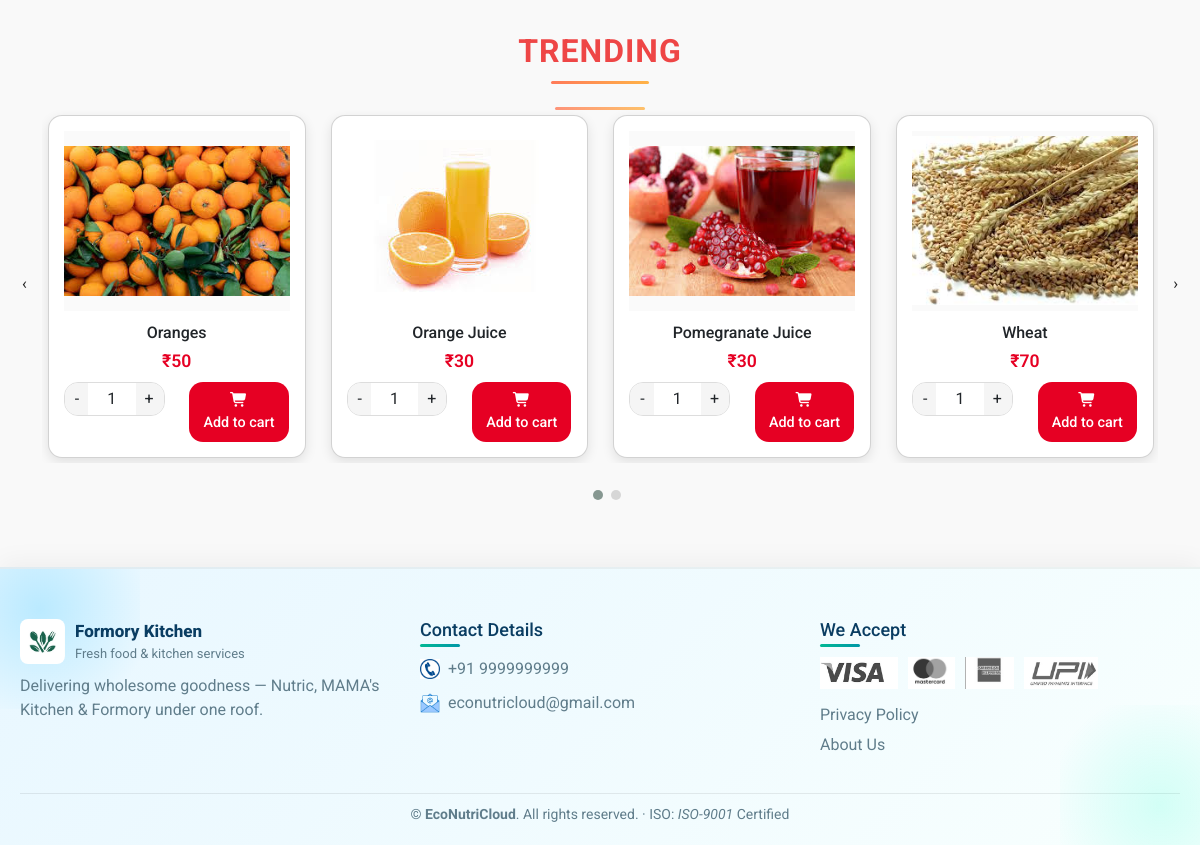
The page /formoryhome (lower part) on the database as committed earlier.
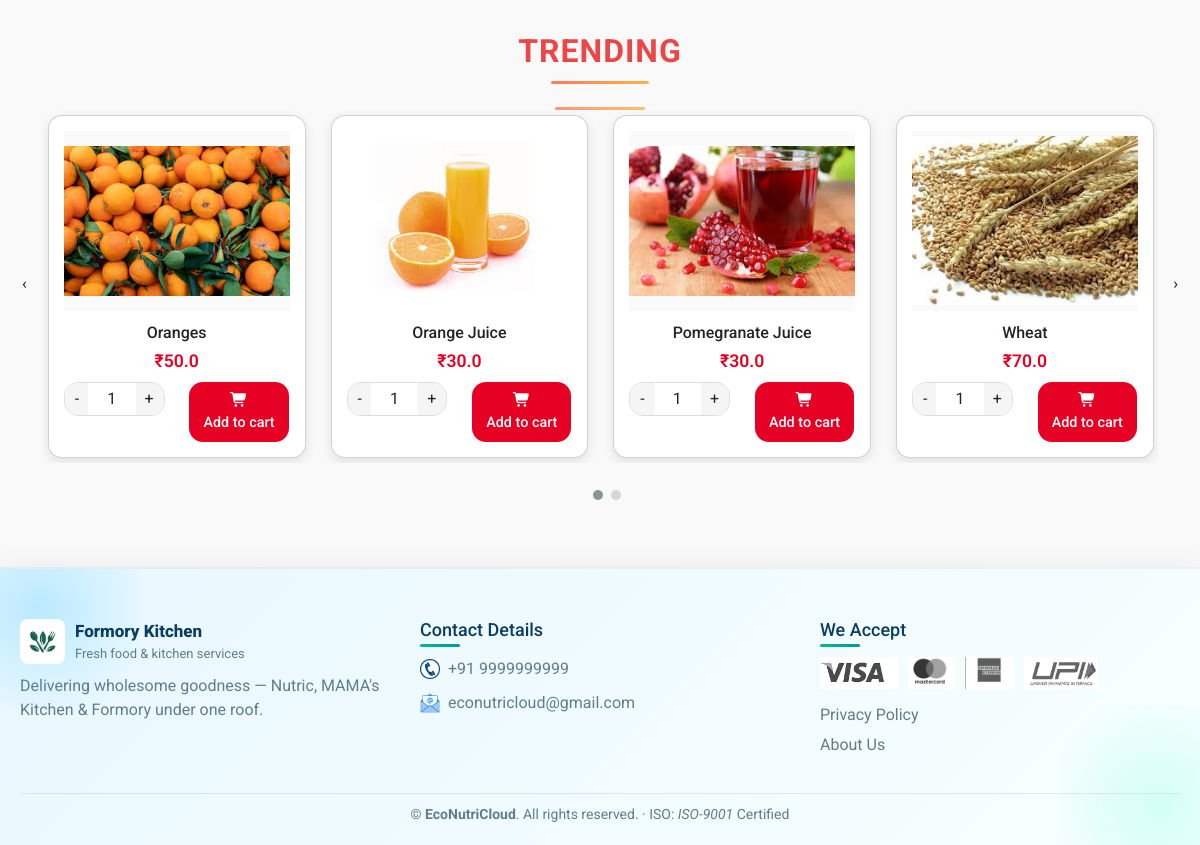
The same page on the database as committed later.
### formoryapp/models.py (models this page shows, shortened)
class Product(models.Model):
    category = models.ForeignKey(Category, on_delete=models.CASCADE)
    slug = models.CharField(max_length=150, null=False, blank=False)
    name = models.CharField(max_length=150, null=False, blank=False)
    product_image = models.ImageField(upload_to=get_file_path, null=True, blank=True)
    small_description = models.CharField(max_length=250, null=False, blank=False)
    quantity = models.DecimalField(max_digits=10, decimal_places=2, null=False, blank=False)
    description = models.TextField(max_length=500, null=False, blank=True)
    original_price = models.FloatField(null=False, blank=False)
    selling_price = models.FloatField(null=False, blank=False)
    status = models.BooleanField(default=False, help_text="0=default,1=Hidden")
    trending = models.BooleanField(default=False, help_text="0=default,1=Trending")
    tag = models.CharField(max_length=150, null=False, blank=True)
    meta_title = models.CharField(max_length=150, null=False, blank=True)
    meta_keywords = models.CharField(max_length=150, null=False, blank=True)
    meta_description = models.TextField(max_length=500, null=False, blank=True)
    created_at = models.DateTimeField(auto_now_add=True)

### formoryapp/views.py (the view)
# urls.py: path("formoryhome",views.formoryhome,name = "formoryhome"),
def formoryhome(request):
    trendingproducts = Product.objects.filter(trending=True)[:8]
    banner_categories = [
        {"title": "Fresh Veggie Delights", "slug": "vegetables", "image": "banner1.png"},
        {"title": "Healthy Breakfast Deals", "slug": "breakfast", "image": "banner2.png"},
        {"title": "Fresh Juices & Smoothies", "slug": "juices", "image": "banner3.png"},
        {"title": "Family Feast Fridays", "slug": "lunch", "image": "banner4.png"},
        {"title": "Chef’s Special Menu", "slug": "dinner", "image": "banner5.png"},
        {"title": "Weekend Combo Bonanza", "slug": "desserts", "image": "banner6.png"},
    ]
    context = {
        'trendingproducts': trendingproducts,
        'banner_categories': banner_categories,
    }
    return render(request, "index.html", context)

### formoryapp/templates/index.html (shortened to what this page needs)
{% extends "main.html" %}
{% load static %}
{% block content %}
<div class="special container my-3">
  <div class="row">
    <div class="col-md-12">
      <div class="section-header">
        <h3>Trending</h3>
        <hr>
        <div class="owl-carousel owl-theme">
          {% for item in trendingproducts %}
          <div class="product_data item">
            <div class="card">
              <div class="card-body product_data">
                <div class="category-image">
                  <a href="{% url 'productview' item.category.slug item.slug %}">
                    <img src="{{ item.product_image.url }}" alt="{{ item.name }}">
                  </a>
                </div>
                <h4>
                  <a href="{% url 'productview' item.category.slug item.slug %}">
                    {{ item.name }}
                  </a>
                </h4>
                <span>₹{{ item.selling_price }}</span>
                <div class="row mt-2">
                  <div class="col-md-6">
                    <div class="input-group text-center mb-3">
                      <button class="input-group-text decrement-btn">-</button>
                      <input type="text" name="quantity" class="form-control qty-input text-center" value="1">
                      <button class="input-group-text increment-btn">+</button>
                    </div>
                  </div>
                  <div class="col-md-6 d-flex align-items-center justify-content-center">
                    {% if item.quantity > 0 %}
                    <button type="button" class="btn btn-primary addToCartBtn">
                      <i class="fa fa-shopping-cart"></i><br>Add to cart
                    </button>
                    {% else %}
                    <button type="button" class="btn btn-danger disabled">
                      Out of stock
                    </button>
                    {% endif %}
                  </div>
                </div>
              </div>
            </div>
          </div>
          {% endfor %}
        </div>
      </div>
    </div>
  </div>
</div>
{% endblock content %}

Rows that differ between the two databases and show on the page:
changed Product "Oranges": selling_price "50" → "50.0"
changed Product "Orange Juice": selling_price "30" → "30.0"
computed for Product "Pomegranate Juice": selling_price "30" → "30.0"
computed for Product "Wheat": selling_price "70" → "70.0"
